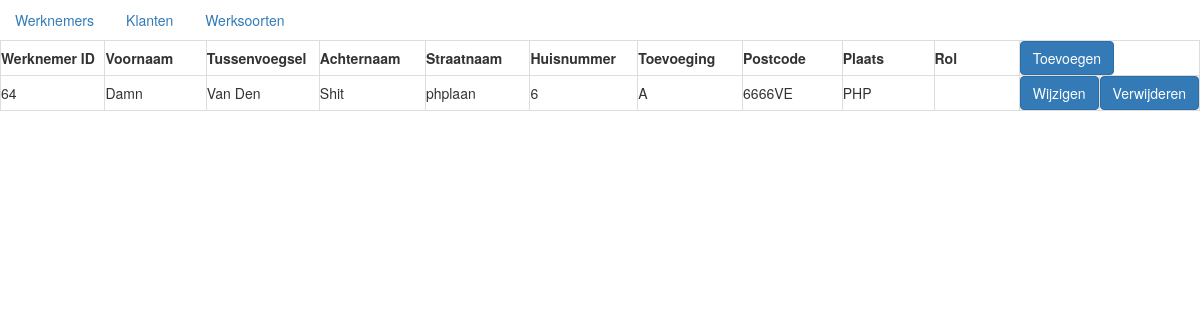
The page / on the database its author committed.
### tables this page shows
CREATE TABLE `werknemers` (
  `WerknemerID` int(11) NOT NULL,
  `Voornaam` varchar(255) DEFAULT NULL,
  `Tussenvoegsel` varchar(255) DEFAULT NULL,
  `Achternaam` varchar(255) DEFAULT NULL,
  `Straatnaam` varchar(255) DEFAULT NULL,
  `Huisnummer` varchar(255) DEFAULT NULL,
  `Toevoeging` varchar(255) DEFAULT NULL,
  `Postcode` varchar(255) DEFAULT NULL,
  `Plaats` varchar(255) DEFAULT NULL,
  `RolId` int(11) DEFAULT NULL
);

### index.php (the view, shortened to what this page needs)
<!DOCTYPE html>
<html>
	<head>
		<link rel="stylesheet" href="https://maxcdn.bootstrapcdn.com/bootstrap/3.3.6/css/bootstrap.min.css">
		<link rel="stylesheet" href="css/style.css">
		<?php
			include('inc/config.php');
			$werknemer = $db->query('SELECT * FROM Werknemers ORDER BY WerknemerID DESC');
			$rollen = $db->query('SELECT * FROM rollen');
		?>
	</head>
	<body>
		<?php include('inc/header.php'); ?>
		<table class="table-bordered">
			<th>Werknemer ID</th>
			<th>Voornaam</th>
			<th>Tussenvoegsel</th>
			<th>Achternaam</th>
			<th>Straatnaam</th>
			<th>Huisnummer</th>
			<th>Toevoeging</th>
			<th>Postcode</th>
			<th>Plaats</th>
			<th>Rol</th>
			<th colspan='2'> <button type ='button' onclick = 'showWerknemerForm()' class = 'btn btn-primary'>Toevoegen</button> </th>
				<?php foreach($werknemer as $row):extract($row);?>
					<tr>
						<td><?= $WerknemerID; ?></td>
						<td><?= $Voornaam; ?></td>
						<td><?= $Tussenvoegsel; ?></td>
						<td><?= $Achternaam; ?></td>
						<td><?= $Straatnaam; ?></td>
						<td><?= $Huisnummer; ?></td>
						<td><?= $Toevoeging; ?></td>
						<td><?= $Postcode; ?></td>
						<td><?= $Plaats; ?></td>
						<td><?php foreach($rollen as $rol): ?>
					<?php endforeach; ?></td>
						<td> <button type ='button' onclick = 'showWerknemerForm(["<?= $WerknemerID ?>", "<?= $Voornaam ?>", "<?= $Tussenvoegsel ?>", "<?= $Achternaam ?>", "<?= $Straatnaam ?>", "<?= $Huisnummer ?>", "<?= $Toevoeging ?>", "<?= $Postcode ?>", "<?= $Plaats ?>"])' class = 'btn btn-primary'>Wijzigen</button> </td>
						<td> <button type ='button' onclick = 'verwijderen(<?=$WerknemerID?>, "Werknemers", "WerknemerID")' class = 'btn btn-primary'>Verwijderen</button> </td>
						</tr>
					<?php endforeach ?>
		</table>
	</body>
</html>

### css/style.css (style rules this page uses)
th { width: 120px; }

### rows shown on the page
werknemers: WerknemerID "64", Voornaam "Damn", Tussenvoegsel "Van Den", Achternaam "Shit", Straatnaam "phplaan", Huisnummer "6", Toevoeging "A", Postcode "6666VE", Plaats "PHP"
